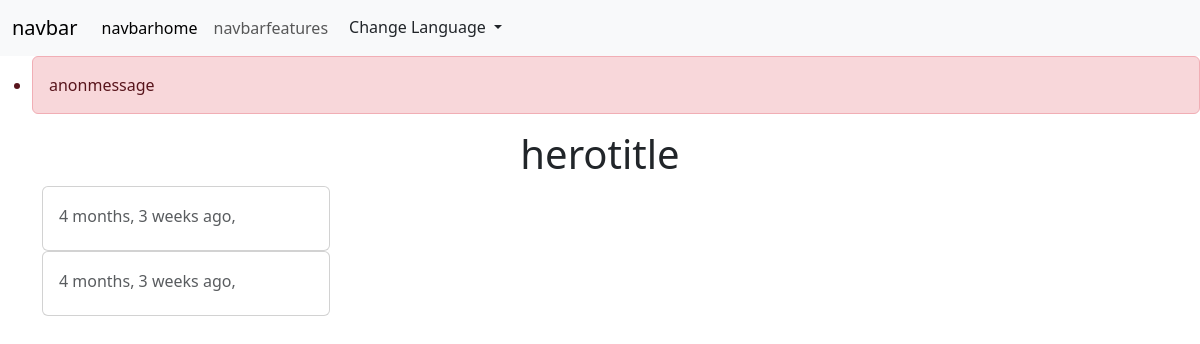
The page /en/ on the database as committed earlier.
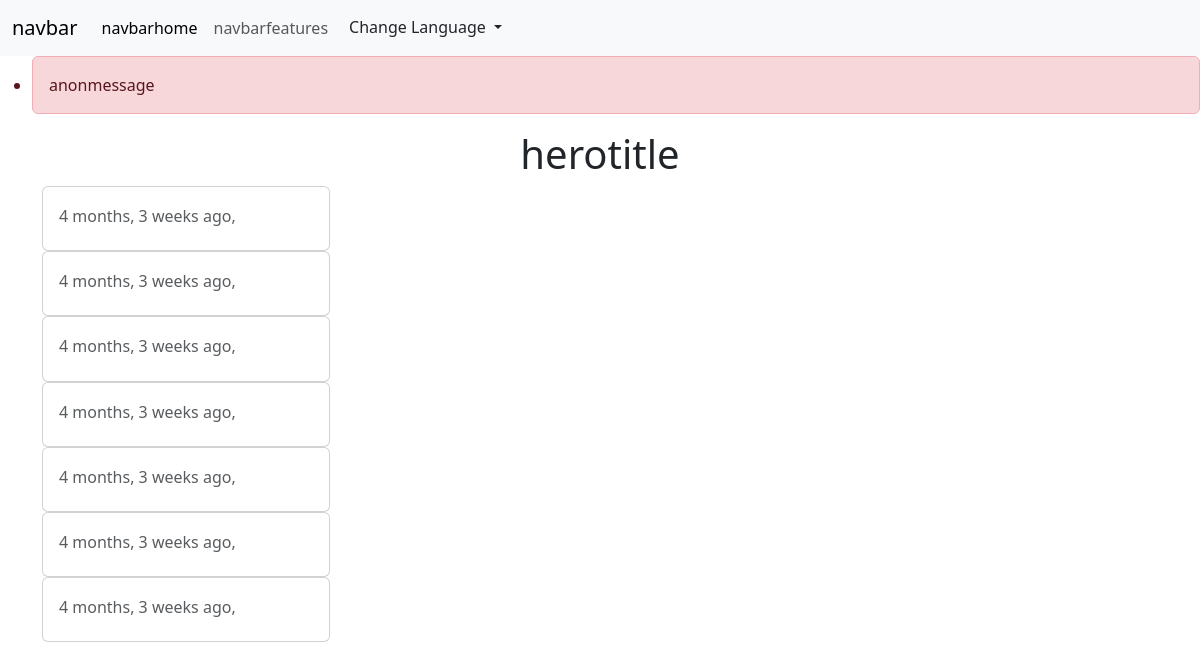
The same page on the database as committed later.
### language/models.py (models this page shows, shortened)
class Post(TranslatableModel):
    category = models.ForeignKey(Category, related_name=_(
        'category'), on_delete=models.SET_NULL, null=True)
    translations = TranslatedFields(
        title=models.CharField(_('title'), max_length=50),
        content=models.TextField(_('content')),
    )
    created_at = models.DateTimeField(auto_now_add=True)
    class Meta:
        ordering = ('-created_at',)
        verbose_name = _("post")
        verbose_name_plural = _("posts")

### language/views.py (the view)
# urls.py: 2. Add a URL to urlpatterns:  path('', views.home, name='home')
def home(request):
    if request.user.is_authenticated:
        messages.success(request, _("authmessage {first} {last}").format(
            first=request.user.first_name, last=request.user.last_name), extra_tags="alert alert-success")
    else:
        messages.warning(request, _("anonmessage"),
                         extra_tags="alert alert-danger")
    posts = Post.objects.all()
    context = {'posts': posts}
    return render(request, 'index.html', context)

### templates/index.html (shortened to what this page needs)
{% extends 'base.html' %}
{% load i18n %}
{% block content %}
    {% if messages %}
        <ul class="messages">
        {% for message in messages %}
            <li {% if message.tags %}class="{{ message.tags }}" {% endif %}>{{ message }}</li>
        {% endfor %}
        </ul>
    {% endif %}
    <div class="container text-center">
        <center><h1>{% trans 'herotitle' %}</h1></center>
    </div>
    <div class="container">
        {% for post in posts %}
            <div class="card" style="width: 18rem;">
                <div class="card-body">
                    <h6 class="card-subtitle mb-2 text-body-secondary">{{ post.created_at|timesince }} {% trans 'ago' %}, {{ post.category.name }}</h6>
                </div>
            </div>
        {% endfor %}
    </div>
{% endblock %}

### templates/base.html (shortened to what this page needs)
{% load i18n %}
<!doctype html>
<html lang="en" dir="{% trans 'dir' %}">
<head>
    <link href="https://cdn.jsdelivr.net/npm/bootstrap@5.3.1/dist/css/bootstrap.min.css" rel="stylesheet">
</head>
<body>
{% include 'navbar.html' %}
{% block content %}{% endblock %}
</body>
</html>

### templates/navbar.html (shortened to what this page needs)
{% load i18n %}
<header>
    <nav class="navbar navbar-expand-lg bg-body-tertiary">
        <div class="container-fluid">
            <a class="navbar-brand" href="{% url 'index' %}">{% trans "navbar" %}</a>
            <div class="collapse navbar-collapse" id="navbarNav">
                <ul class="navbar-nav">
                    <li class="nav-item">
                        <a class="nav-link active" aria-current="page" href="#">{% trans 'navbarhome' %}</a>
                    </li>
                    <li class="nav-item">
                        <a class="nav-link" href="#">{% trans 'navbarfeatures' %}</a>
                    </li>
                    <div class="dropdown me-auto">
                        <button class="btn dropdown-toggle" type="button" data-bs-toggle="dropdown" aria-expanded="false">
                            {% trans 'Change Language' %}
                        </button>
                    </div>
                </ul>
            </div>
        </div>
    </nav>
</header>

Rows that differ between the two databases and show on the page:
added Post: created_at "4 months, 3 weeks"
added Post: created_at "4 months, 3 weeks"
added Post: created_at "4 months, 3 weeks"
added Post: created_at "4 months, 3 weeks"
added Post: created_at "4 months, 3 weeks"
